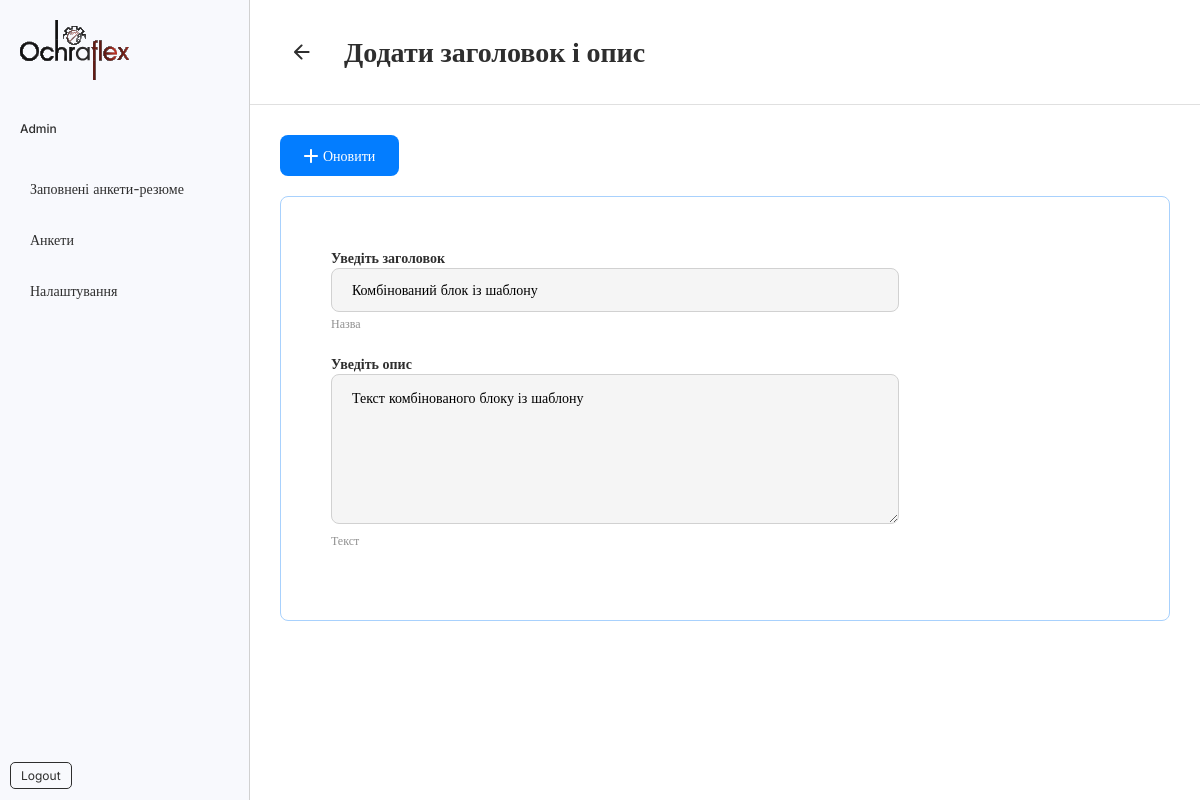
Page /dashboard/update/template/descriptions/fields/187/ on the committed database.
### app/models.py (models this page shows, shortened)
class LibraryTemplate(models.Model):
    user = models.ForeignKey(
        settings.AUTH_USER_MODEL,
        on_delete=models.CASCADE,
        related_name='library_templates',
        blank=True,
        null=True
    )
    name = models.CharField(
        max_length=255,
        null=True,
        blank=True
    )  # Назва шаблону
    description = models.TextField(blank=True, null=True)  # Опис шаблону
    created_at = models.DateTimeField(auto_now_add=True)  # Дата створення
    field = models.ForeignKey(
        Field,
        blank=True,
        null=True,
        on_delete=models.CASCADE,
        related_name='library_templates'
    )
    description_field = models.ForeignKey(
        DescriptionField,
        on_delete=models.CASCADE,
        null=True,
        blank=True,
        related_name='library_templates'
    )
    combined_block = models.ForeignKey(
        CombinedBlock,
        on_delete=models.CASCADE,
        null=True,
        blank=True,
        related_name='library_templates'
    )

class CombinedBlock(models.Model):
    block_template = models.ForeignKey(
        BlockTemplate,
        on_delete=models.CASCADE,
        related_name='combined_blocks',
        null=True,
        blank=True
    )
    description_field = models.ForeignKey(
        DescriptionField,
        on_delete=models.CASCADE,
        related_name='combined_blocks',
        null=True,
        blank=True,
    )
    fields = models.ManyToManyField(
        Field,
        related_name='duplicates',
        blank=True,
    )
    allow_dublicate = models.BooleanField(default=False)

class DescriptionField(models.Model):
    block_template = models.ForeignKey(
        BlockTemplate,
        on_delete=models.CASCADE,
        related_name='description_fields',
        null=True,
        blank=True
    )
    title = models.CharField(max_length=128, null=True, blank=True)
    description = models.TextField(null=True, blank=True)
    is_combined = models.BooleanField(default=False)

### app/views_library.py (the view, shortened to what this page needs)
def update_description_field_template_view(request, id):
    library_template=get_object_or_404(LibraryTemplate, id=id)
    context = {
        'library_template': library_template,
    }
    return render(request, 'dashboard/library/create_templates/update_description_field_template.html', context)

### app/templatetags/custom_filters.py (called while the page is built)
@register.simple_tag
def is_active_path(request, pattern):
    return "active" if re.match(pattern, request.path) else ""

### templates/dashboard/library/create_templates/update_description_field_template.html (shortened to what this page needs)
{% extends 'dashboard/dashboard_base.html' %} {% load static %}
{% block styles %}
<link
    rel="stylesheet"
    href="{% static 'css/dashboard/questionnaires/questionnaires.css' %}"
/>
{% endblock styles %}
{% block back %}
<div class="back-button">
    <a href="{% url 'create_field_to_template' library_template.id %}">
        <img src="{% static 'images/icons/arrow-left.svg' %}" alt="Back button" />
    </a>
</div>
{% endblock back %}
{% block title_page %}Додати заголовок і опис{%endblock title_page %}
{% block main %} {% load static %}
<form method="POST">
    <div class="add_new_field marg_bottom-20">
        <button type="submit" class="button_primary button_reset btn-icon">
            <p>
            </p>
            <p>Оновити</p>
        </button>
    </div>
    <div class="border-field">
        <div class="create-template-panel">
            <div class="form-group marg_bottom-20">
                <label for="id_title" class="input_label">Уведіть заголовок</label>
                <input
                    type="text"
                    id="id_title"
                    name="title"
                    class="input_base"
                    maxlength="128"
                    required
                    value="{% if library_template.combined_block %} {{library_template.combined_block.description_field.title}} {% else %} {{ library_template.description_field.title }} {%endif%}"
                />
                <small class="text-small-muted">Назва</small>
            </div>
            <div class="form-group marg_bottom-20">
                <label for="id_description" class="input_label">Уведіть опис</label>
                <textarea id="id_description" name="description" class="input_base">{% if library_template.combined_block %} {{library_template.combined_block.description_field.description}} {%else%} {{ library_template.description_field.description }} {%endif%}</textarea>
                <small class="text-small-muted"> Текст </small>
            </div>
        </div>
    </div>
</form>
{% endblock main %} {% block scripts %} {% endblock scripts %}

### static/css/style.css (style rules this page uses)
body { position: relative; }
.inter-primary { font-family: "Inter", serif; font-optical-sizing: auto; font-size: 14px; font-weight: 400; font-style: normal; }
.input_base, .input_base_red { background-color: #f5f5f5; border: 1px solid #d1d1d1; border-radius: 8px; padding: 12px 16px; display: inline-block; width: 100%; height: 44px; box-sizing: border-box; }
.input_label { display: inline-block; font-weight: 600; color: #2e2e2e; }
.button_reset { background-color: transparent; color: inherit; outline: none !important; border: none; border-radius: 8px; padding: 10px 24px; cursor: pointer; text-decoration: none; }
.button_primary, .button_primary_link { background-color: #037dff; color: #ffffff; transition: all 0.2s ease-in-out; }
.btn-icon { display: flex; align-items: center; }
.btn-icon p:first-child { margin-right: 5px; }
.marg_bottom-20 { margin-bottom: 20px; }
.back-button { margin-right: 20px; border-radius: 100%; padding: 10px; }
.text-small-muted { font-size: 12px; color: #909090; }

### static/css/auth/alert.css (style rules this page uses)
:root { --success-bg-color: #d5e6de; --success-text-color: #0a3622; --success-border-color: #9eccbd; --warning-bg-color: orange; --warning-text-color: orange; --warning-border-color: orange; --danger-bg-color: #f8d7da; --danger-text-color: #58151c; --danger-border-color: #f1aeb5; }

### static/css/dashboard/questionnaires/questionnaires.css (style rules this page uses)
#id_description { height: 150px; }
.create-template-panel { width: 568px; }
.border-field { display: flex; border: 1px solid #a8d1fd; border-radius: 8px; padding: 50px; margin-bottom: 20px; }

### rows in the picture
LibraryTemplate: title "Комбінований блок із шаблону", description "Текст комбінованого блоку із шаблону"
